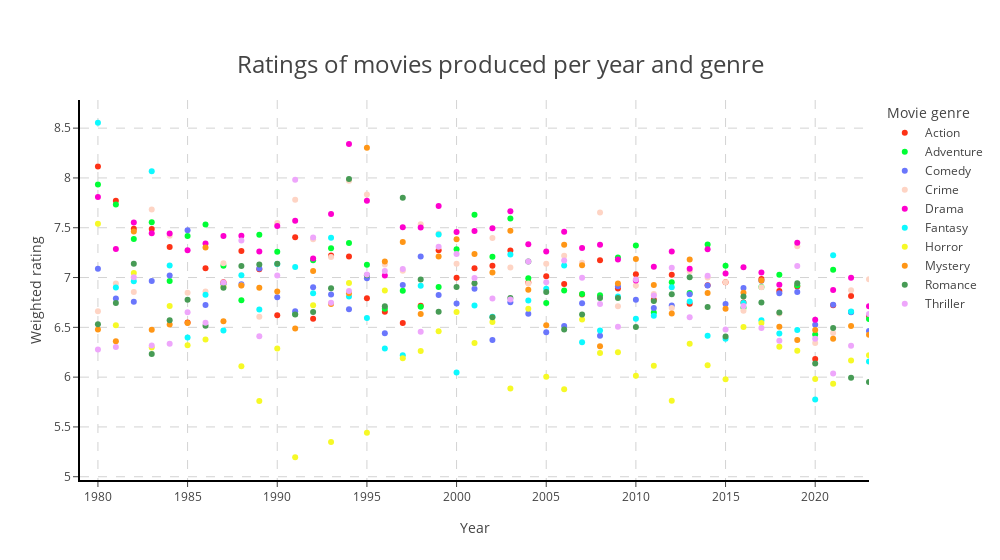

This figure's notebook cell:
### Markdown cell above
## Scatter plot de la moyenne pondérée (y) par année (x) et par genre (catégorie)

### Code cell
fig = px.scatter(data_frame = df_group_years_genres_to_plot, x = "startYear", y = "weighted_rating",
                 color = "genres", color_discrete_sequence = px.colors.qualitative.Light24,
                 width = 1000,
                 labels = {"startYear": "Year", "weighted_rating": "Weighted rating", "genres": "Movie genre"},
                 title = "Ratings of movies produced per year and genre")

fig.update_layout(title = {'y': 0.9, 'x': 0.5, 'xanchor': 'center', 'yanchor': 'top',
                           'font' : dict(size = 24)},
                  plot_bgcolor = 'white')

fig.update_xaxes(ticks = 'outside', showline = True, linecolor = 'black', linewidth = 2,
                 gridcolor = 'lightgrey', griddash = 'dash',
                 range=[1979, 2023])
fig.update_yaxes(ticks = 'outside', showline = True, linecolor = 'black', linewidth = 2,
                 gridcolor = 'lightgrey', griddash = 'dash')

fig.show()

### Figure 1 — Plotly figure (JSON) as saved in the notebook; plotly's stock layout.template omitted (floating-point values rounded to 4 significant figures)
{"data": [{"hovertemplate": "Movie genre=Action<br>Year=%{x}<br>Weighted rating=%{y}<extra></extra>", "legendgroup": "Action", "marker": {"color": "#FD3216", "symbol": "circle"}, "mode": "markers", "name": "Action", "orientation": "v", "showlegend": true, "type": "scatter", "x": [1980, 1981, 1982, 1983, 1984, 1985, 1986, 1987, 1988, 1989, 1990, 1991, 1992, 1993, 1994, 1995, 1996, 1997, 1998, 1999, 2000, 2001, 2002, 2003, 2004, 2005, 2006, 2007, 2008, 2009, 2010, 2011, 2012, 2013, 2014, 2015, 2016, 2017, 2018, 2019, 2020, 2021, 2022, 2023], "xaxis": "x", "y": [8.114, 7.771, 7.491, 7.487, 7.308, 6.549, 7.093, 6.952, 7.266, 7.083, 6.62, 7.403, 6.586, 7.222, 7.212, 6.793, 6.657, 6.545, 6.718, 7.273, 6.998, 7.093, 7.119, 7.273, 6.951, 7.013, 6.934, 6.829, 7.173, 6.89, 7.034, 6.776, 7.028, 6.738, 6.922, 6.953, 6.75, 6.985, 6.865, 6.909, 6.182, 6.721, 6.815, 6.614], "yaxis": "y"}, {"hovertemplate": "Movie genre=Adventure<br>Year=%{x}<br>Weighted rating=%{y}<extra></extra>", "legendgroup": "Adventure", "marker": {"color": "#00FE35", "symbol": "circle"}, "mode": "markers", "name": "Adventure", "orientation": "v", "showlegend": true, "type": "scatter", "x": [1980, 1981, 1982, 1983, 1984, 1985, 1986, 1987, 1988, 1989, 1990, 1991, 1992, 1993, 1994, 1995, 1996, 1997, 1998, 1999, 2000, 2001, 2002, 2003, 2004, 2005, 2006, 2007, 2008, 2009, 2010, 2011, 2012, 2013, 2014, 2015, 2016, 2017, 2018, 2019, 2020, 2021, 2022, 2023], "xaxis": "x", "y": [7.935, 7.733, 7.387, 7.555, 6.965, 7.418, 7.532, 7.119, 6.772, 7.429, 7.26, 6.634, 7.173, 7.295, 7.347, 7.128, 6.687, 6.867, 6.706, 6.905, 7.285, 7.631, 7.21, 7.594, 6.993, 6.745, 6.869, 6.835, 6.823, 7.201, 7.322, 6.648, 6.953, 6.844, 7.332, 7.118, 6.697, 6.906, 7.027, 6.921, 6.429, 7.078, 6.655, 6.583], "yaxis": "y"}, {"hovertemplate": "Movie genre=Comedy<br>Year=%{x}<br>Weighted rating=%{y}<extra></extra>", "legendgroup": "Comedy", "marker": {"color": "#6A76FC", "symbol": "circle"}, "mode": "markers", "name": "Comedy", "orientation": "v", "showlegend": true, "type": "scatter", "x": [1980, 1981, 1982, 1983, 1984, 1985, 1986, 1987, 1988, 1989, 1990, 1991, 1992, 1993, 1994, 1995, 1996, 1997, 1998, 1999, 2000, 2001, 2002, 2003, 2004, 2005, 2006, 2007, 2008, 2009, 2010, 2011, 2012, 2013, 2014, 2015, 2016, 2017, 2018, 2019, 2020, 2021, 2022, 2023], "xaxis": "x", "y": [7.089, 6.788, 6.757, 6.966, 7.02, 7.475, 6.725, 6.932, 6.933, 7.09, 6.801, 6.66, 6.902, 6.83, 6.681, 6.992, 6.44, 6.924, 7.211, 6.824, 6.74, 6.887, 6.372, 6.751, 6.635, 6.45, 6.514, 6.741, 6.415, 6.912, 6.776, 6.694, 6.72, 6.833, 6.921, 6.734, 6.896, 6.967, 6.842, 6.856, 6.526, 6.728, 6.652, 6.462], "yaxis": "y"}, {"hovertemplate": "Movie genre=Crime<br>Year=%{x}<br>Weighted rating=%{y}<extra></extra>", "legendgroup": "Crime", "marker": {"color": "#FED4C4", "symbol": "circle"}, "mode": "markers", "name": "Crime", "orientation": "v", "showlegend": true, "type": "scatter", "x": [1980, 1981, 1982, 1983, 1984, 1985, 1986, 1987, 1988, 1989, 1990, 1991, 1992, 1993, 1994, 1995, 1996, 1997, 1998, 1999, 2000, 2001, 2002, 2003, 2004, 2005, 2006, 2007, 2008, 2009, 2010, 2011, 2012, 2013, 2014, 2015, 2016, 2017, 2018, 2019, 2020, 2021, 2022, 2023], "xaxis": "x", "y": [6.661, 6.94, 6.854, 7.682, 7.42, 6.849, 6.861, 7.145, 6.92, 6.606, 7.548, 7.781, 7.385, 7.205, 7.971, 7.833, 7.132, 7.067, 7.534, 7.441, 7.137, 6.941, 7.396, 7.1, 6.939, 7.137, 7.218, 7.149, 7.653, 6.712, 6.921, 6.835, 6.695, 7.063, 6.999, 6.954, 6.667, 6.902, 6.639, 7.313, 6.343, 6.444, 6.872, 6.982], "yaxis": "y"}, {"hovertemplate": "Movie genre=Drama<br>Year=%{x}<br>Weighted rating=%{y}<extra></extra>", "legendgroup": "Drama", "marker": {"color": "#FE00CE", "symbol": "circle"}, "mode": "markers", "name": "Drama", "orientation": "v", "showlegend": true, "type": "scatter", "x": [1980, 1981, 1982, 1983, 1984, 1985, 1986, 1987, 1988, 1989, 1990, 1991, 1992, 1993, 1994, 1995, 1996, 1997, 1998, 1999, 2000, 2001, 2002, 2003, 2004, 2005, 2006, 2007, 2008, 2009, 2010, 2011, 2012, 2013, 2014, 2015, 2016, 2017, 2018, 2019, 2020, 2021, 2022, 2023], "xaxis": "x", "y": [7.81, 7.286, 7.552, 7.444, 7.441, 7.274, 7.342, 7.418, 7.42, 7.262, 7.519, 7.571, 7.192, 7.639, 8.341, 7.77, 7.021, 7.506, 7.504, 7.718, 7.456, 7.468, 7.494, 7.665, 7.334, 7.262, 7.46, 7.297, 7.33, 7.182, 6.971, 7.107, 7.262, 7.089, 7.285, 7.041, 7.104, 7.051, 6.926, 7.348, 6.577, 6.875, 6.998, 6.712], "yaxis": "y"}, {"hovertemplate": "Movie genre=Fantasy<br>Year=%{x}<br>Weighted rating=%{y}<extra></extra>", "legendgroup": "Fantasy", "marker": {"color": "#0DF9FF", "symbol": "circle"}, "mode": "markers", "name": "Fantasy", "orientation": "v", "showlegend": true, "type": "scatter", "x": [1980, 1981, 1982, 1983, 1984, 1985, 1986, 1987, 1988, 1989, 1990, 1991, 1992, 1993, 1994, 1995, 1996, 1997, 1998, 1999, 2000, 2001, 2002, 2003, 2004, 2005, 2006, 2007, 2008, 2009, 2010, 2011, 2012, 2013, 2014, 2015, 2016, 2017, 2018, 2019, 2020, 2021, 2022, 2023], "xaxis": "x", "y": [8.554, 6.899, 6.962, 8.066, 7.121, 6.398, 6.828, 6.469, 7.023, 6.678, 7.137, 7.105, 6.843, 7.399, 6.809, 6.594, 6.288, 6.221, 6.917, 7.432, 6.046, 6.718, 6.607, 7.232, 6.77, 6.886, 7.122, 6.35, 6.469, 6.81, 6.585, 6.616, 6.902, 6.759, 6.415, 6.385, 6.744, 6.571, 6.439, 6.473, 5.774, 7.223, 6.658, 6.158], "yaxis": "y"}, {"hovertemplate": "Movie genre=Horror<br>Year=%{x}<br>Weighted rating=%{y}<extra></extra>", "legendgroup": "Horror", "marker": {"color": "#F6F926", "symbol": "circle"}, "mode": "markers", "name": "Horror", "orientation": "v", "showlegend": true, "type": "scatter", "x": [1980, 1981, 1982, 1983, 1984, 1985, 1986, 1987, 1988, 1989, 1990, 1991, 1992, 1993, 1994, 1995, 1996, 1997, 1998, 1999, 2000, 2001, 2002, 2003, 2004, 2005, 2006, 2007, 2008, 2009, 2010, 2011, 2012, 2013, 2014, 2015, 2016, 2017, 2018, 2019, 2020, 2021, 2022, 2023], "xaxis": "x", "y": [7.541, 6.522, 7.044, 6.298, 6.715, 6.32, 6.377, 6.909, 6.109, 5.76, 6.289, 5.196, 6.721, 5.349, 6.945, 5.441, 6.869, 6.191, 6.262, 6.462, 6.654, 6.341, 6.555, 5.885, 6.687, 6.004, 5.878, 6.579, 6.243, 6.25, 6.013, 6.114, 5.763, 6.334, 6.118, 5.98, 6.504, 6.542, 6.305, 6.265, 5.982, 5.934, 6.166, 6.219], "yaxis": "y"}, {"hovertemplate": "Movie genre=Mystery<br>Year=%{x}<br>Weighted rating=%{y}<extra></extra>", "legendgroup": "Mystery", "marker": {"color": "#FF9616", "symbol": "circle"}, "mode": "markers", "name": "Mystery", "orientation": "v", "showlegend": true, "type": "scatter", "x": [1980, 1981, 1982, 1983, 1984, 1985, 1986, 1987, 1988, 1989, 1990, 1991, 1992, 1993, 1994, 1995, 1996, 1997, 1998, 1999, 2000, 2001, 2002, 2003, 2004, 2005, 2006, 2007, 2008, 2009, 2010, 2011, 2012, 2013, 2014, 2015, 2016, 2017, 2018, 2019, 2020, 2021, 2022, 2023], "xaxis": "x", "y": [6.479, 6.36, 7.462, 6.475, 6.529, 6.542, 7.301, 6.562, 6.921, 6.897, 6.861, 6.488, 7.065, 6.735, 6.843, 8.302, 7.16, 7.358, 6.634, 7.211, 7.385, 7.236, 7.051, 7.47, 6.878, 6.521, 7.329, 7.124, 6.31, 6.939, 7.186, 6.926, 6.639, 7.182, 6.845, 6.686, 6.848, 6.969, 6.506, 6.372, 6.474, 6.387, 6.514, 6.425], "yaxis": "y"}, {"hovertemplate": "Movie genre=Romance<br>Year=%{x}<br>Weighted rating=%{y}<extra></extra>", "legendgroup": "Romance", "marker": {"color": "#479B55", "symbol": "circle"}, "mode": "markers", "name": "Romance", "orientation": "v", "showlegend": true, "type": "scatter", "x": [1980, 1981, 1982, 1983, 1984, 1985, 1986, 1987, 1988, 1989, 1990, 1991, 1992, 1993, 1994, 1995, 1996, 1997, 1998, 1999, 2000, 2001, 2002, 2003, 2004, 2005, 2006, 2007, 2008, 2009, 2010, 2011, 2012, 2013, 2014, 2015, 2016, 2017, 2018, 2019, 2020, 2021, 2022, 2023], "xaxis": "x", "y": [6.531, 6.744, 7.138, 6.231, 6.572, 6.777, 6.515, 6.898, 7.115, 7.132, 7.137, 6.63, 6.654, 6.892, 7.99, 7.024, 6.712, 7.801, 6.981, 6.655, 6.905, 6.944, 6.602, 6.794, 7.162, 6.854, 6.479, 6.628, 6.795, 6.796, 6.503, 6.765, 6.833, 7.004, 6.705, 6.407, 6.811, 6.75, 6.649, 6.943, 6.136, 6.494, 5.995, 5.951], "yaxis": "y"}, {"hovertemplate": "Movie genre=Thriller<br>Year=%{x}<br>Weighted rating=%{y}<extra></extra>", "legendgroup": "Thriller", "marker": {"color": "#EEA6FB", "symbol": "circle"}, "mode": "markers", "name": "Thriller", "orientation": "v", "showlegend": true, "type": "scatter", "x": [1980, 1981, 1982, 1983, 1984, 1985, 1986, 1987, 1988, 1989, 1990, 1991, 1992, 1993, 1994, 1995, 1996, 1997, 1998, 1999, 2000, 2001, 2002, 2003, 2004, 2005, 2006, 2007, 2008, 2009, 2010, 2011, 2012, 2013, 2014, 2015, 2016, 2017, 2018, 2019, 2020, 2021, 2022, 2023], "xaxis": "x", "y": [6.278, 6.302, 7.003, 6.318, 6.335, 6.652, 6.547, 6.951, 7.371, 6.409, 7.02, 7.982, 7.401, 6.747, 6.865, 7.031, 7.066, 7.086, 6.455, 7.308, 7.236, 6.996, 6.788, 6.778, 7.16, 6.952, 7.171, 6.997, 6.734, 6.505, 6.981, 6.819, 7.098, 6.602, 7.018, 6.479, 6.714, 6.493, 6.366, 7.117, 6.386, 6.037, 6.314, 6.635], "yaxis": "y"}], "layout": {"legend": {"title": {"text": "Movie genre"}, "tracegroupgap": 0}, "plot_bgcolor": "white", "title": {"font": {"size": 24}, "text": "Ratings of movies produced per year and genre", "x": 0.5, "xanchor": "center", "y": 0.9, "yanchor": "top"}, "width": 1000, "xaxis": {"anchor": "y", "domain": [0, 1], "gridcolor": "lightgrey", "griddash": "dash", "linecolor": "black", "linewidth": 2, "range": [1979, 2023], "showline": true, "ticks": "outside", "title": {"text": "Year"}}, "yaxis": {"anchor": "x", "domain": [0, 1], "gridcolor": "lightgrey", "griddash": "dash", "linecolor": "black", "linewidth": 2, "showline": true, "ticks": "outside", "title": {"text": "Weighted rating"}}}}
